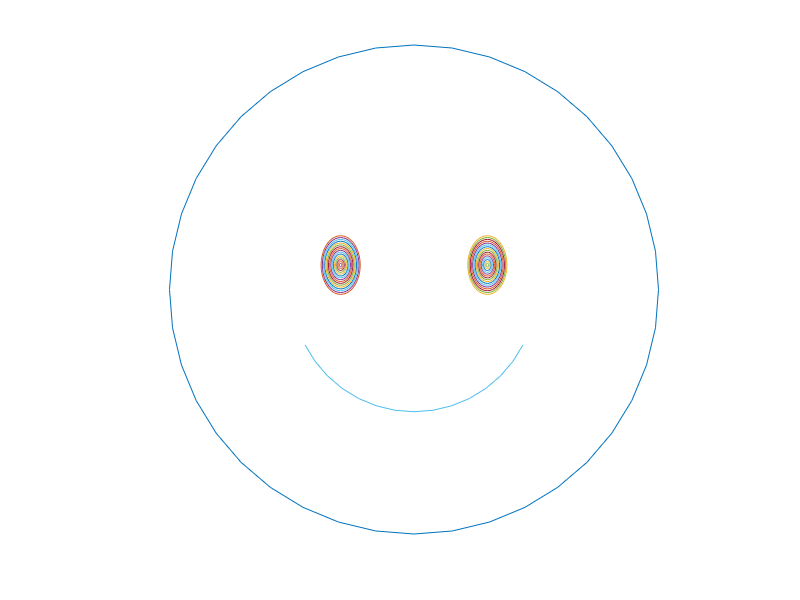

The MATLAB source for this figure:
% L2_28 plots a happy face (See Fig.2.28)
%Copyright  S. Nakamura, 1995
set(gcf, 'NumberTitle','off','Name', 'Figure 2.28')

clear, clf, hold off
dt = pi/20;
t=0:dt:2*pi;
x=cos(t); y=sin(t);
plot( x,y)        % face outline
hold on
for k=0.8:-0.05:0.05
   plot(k*0.1*x-0.3,k*0.15*y+0.1) %  left eye
   plot(k*0.1*x+0.3,k*0.15*y+0.1) % right eye
end
s1 = 3*pi/2-1.1;   % mouth
s2 = 3*pi/2+1.1;
s = s1:dt:s2;
xs = 0.5*cos(s); ys = 0.5*sin(s);
plot(xs,ys)        % mouth
hold off
disp 'HIT RETURN'
pause
axis('square')
axis('off')
